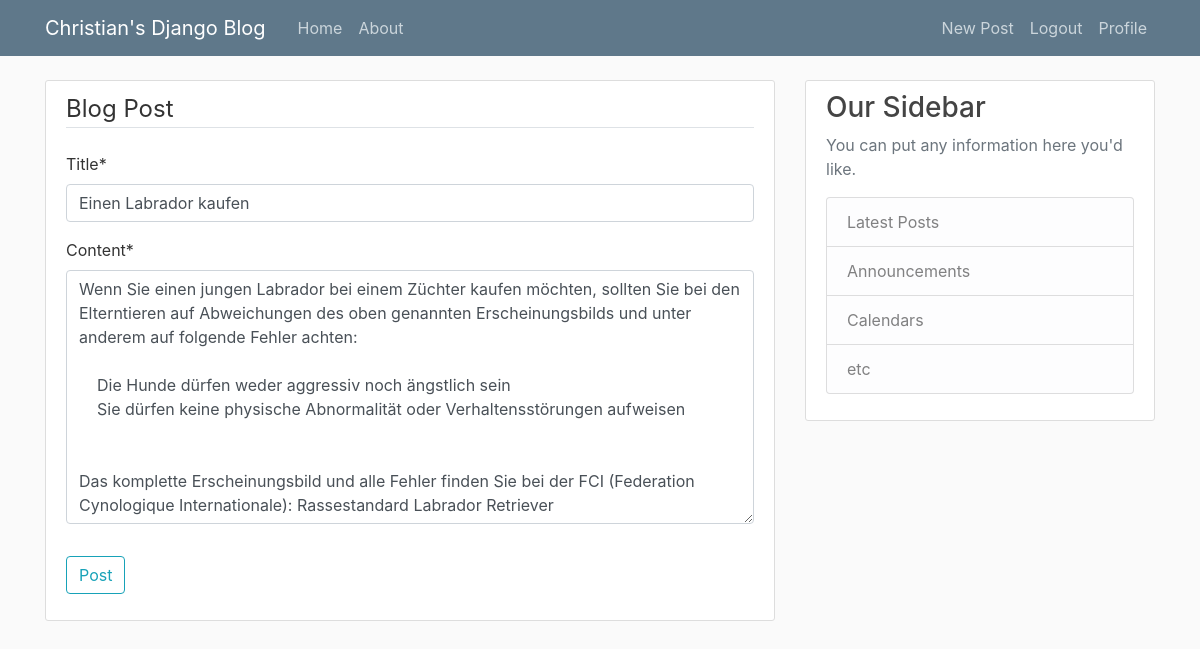
Screenshot of /post/12/update/ (signed in) with the database file from the repository.
### blog/models.py (models this page shows, shortened)
class Post(models.Model):
	title = models.CharField(max_length=100)
	content = models.TextField()
	date_posted = models.DateTimeField(default=timezone.now)
	author = models.ForeignKey(User, on_delete=models.CASCADE)

### blog/views.py (the view, shortened to what this page needs)
# urls.py: path('post/<int:pk>/update/', PostUpdateView.as_view(), name='post-update'),
class PostUpdateView(LoginRequiredMixin, UserPassesTestMixin, UpdateView):
	model = Post
	fields = ['title','content']
	def test_func(self):
		post = self.get_object()
		print("self.request.user: ", self.request.user)
		print("post.author: ", post.author)
		return self.request.user == post.author

### blog/templates/blog/post_form.html (shortened to what this page needs)
{% extends "blog/base.html" %}
{% load crispy_forms_tags %}
		{% block content %}
		<div class="content-section">
			<form method="POST">
			 <fieldset class="form-group">
			 	<legend class="border-bottom mb-4"> Blog Post</legend>
			 	{{ form|crispy }}
			 	</fieldset>
			 	<div class="form-group">
			 		<button class="btn btn-outline-info"type="submit">Post</button>
			 	</div>
			 </form>
		</div>
{% endblock content %}

### blog/static/blog/main.css (style rules this page uses)
body { background: #fafafa; color: #333333; margin-top: 5rem; }
.content-section { background: #ffffff; padding: 10px 20px; border: 1px solid #dddddd; border-radius: 3px; margin-bottom: 20px; }

### rows the page displays
Post: title "Einen Labrador kaufen", content "Wenn Sie einen jungen Labrador bei einem Züchter kaufen möchten, sollten Sie bei den Elterntieren auf Abweichungen des oben genannten Erscheinungsbilds und unter anderem auf folgende Fehler achten: Die Hunde dürfen weder aggressiv noch ängstlich sein Sie dürfen keine physische Abnormalität oder Verhaltensstörungen aufweisen Das komplette Erscheinungsbild und alle Fehler finden Sie bei der FCI (Federation Cynologique Internationale): Rassestandard Labrador Retriever"
